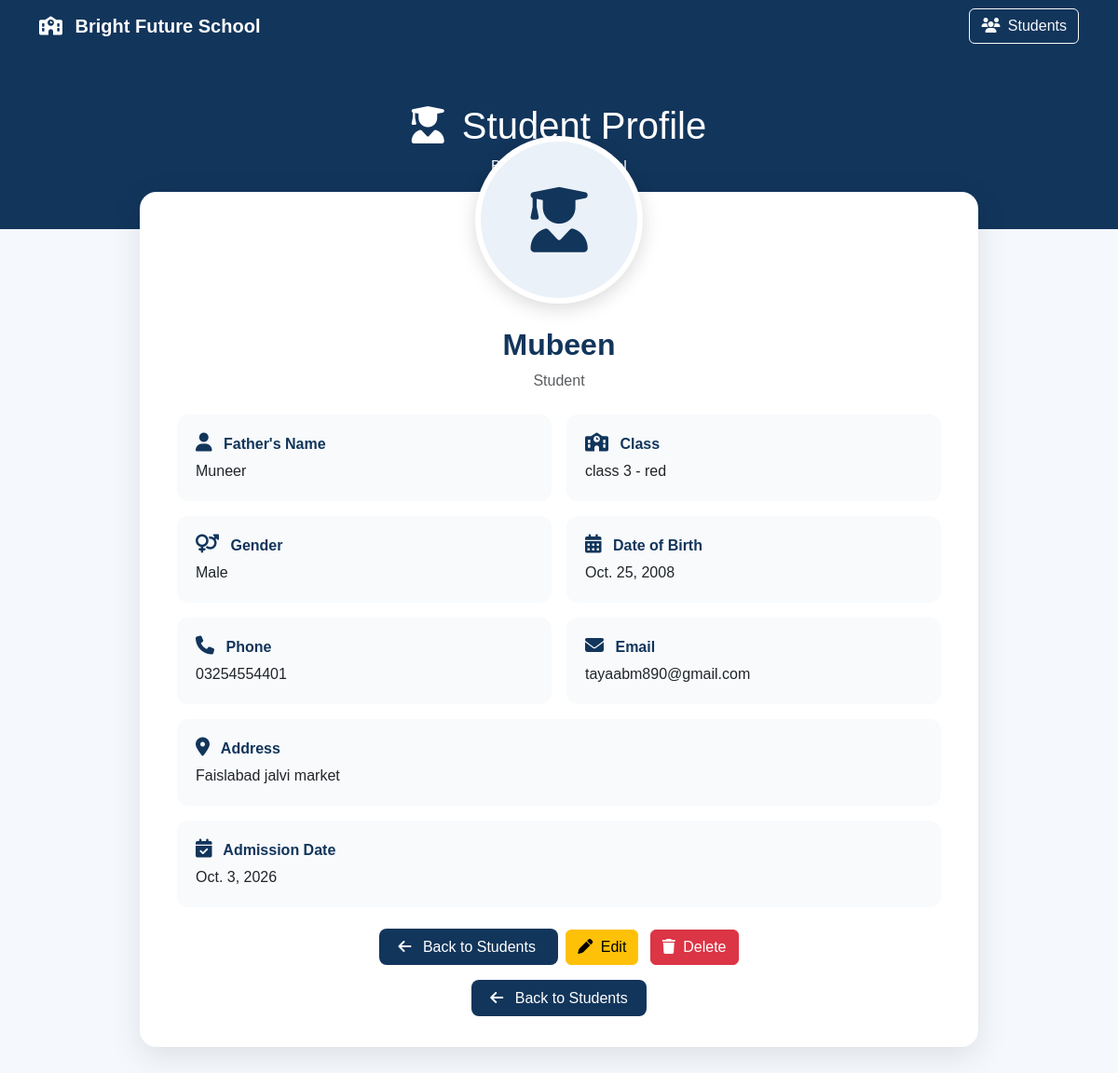
The app's page /students/1/ with its own data.
### schoolapp/models.py (models this page shows, shortened)
class Student(models.Model):
    GENDER_CHOICES = [
        ('Male', 'Male'),
        ('Female', 'Female'),
    ]
    name = models.CharField(max_length=150)
    father_name = models.CharField(max_length=150)
    email = models.EmailField(blank=True)
    phone = models.CharField(max_length=20)
    date_of_birth = models.DateField()
    gender = models.CharField(
        max_length=10,
        choices=GENDER_CHOICES
    )
    school_class = models.ForeignKey(
        SchoolClass,
        on_delete=models.SET_NULL,
        null=True,
        blank=True,
        related_name='students'
    )
    address = models.TextField()
    photo = models.ImageField(
        upload_to='students/',
        blank=True,
        null=True
    )
    admission_date = models.DateField(
        auto_now_add=True
    )

class SchoolClass(models.Model):
    name = models.CharField(max_length=20)
    section = models.CharField(max_length=20)
    def __str__(self):
        return f"{self.name} - {self.section}"

### schoolapp/views.py (the view)
# urls.py: path('students/<int:student_id>/', views.student_profile, name='student_profile'),
def student_profile(request, student_id):
    student = get_object_or_404(
        Student,
        id=student_id
    )
    return render(
        request,
        'schoolapp/student_profile.html',
        {
            'student': student
        }
    )

### templates/schoolapp/student_profile.html (shortened to what this page needs)
<!DOCTYPE html>
<html lang="en">
<head>
    <link
        href="https://cdn.jsdelivr.net/npm/bootstrap@5.3.3/dist/css/bootstrap.min.css"
        rel="stylesheet"
    >
    <link
        rel="stylesheet"
        href="https://cdnjs.cloudflare.com/ajax/libs/font-awesome/6.5.2/css/all.min.css"
    >
</head>
<body>
<nav class="navbar navbar-dark">
    <div class="container">
        <a class="navbar-brand"
           href="{% url 'home' %}">
            <i class="fa-solid fa-school me-2"></i>
            Bright Future School
        </a>
        <a href="{% url 'student_list' %}"
           class="btn btn-outline-light">
            <i class="fa-solid fa-users me-1"></i>
            Students
        </a>
    </div>
</nav>
<section class="profile-header">
    <h1>
        <i class="fa-solid fa-user-graduate me-2"></i>
        Student Profile
    </h1>
    <p class="mb-0">
    </p>
</section>
<div class="container">
    <div class="profile-box">
        {% if student.photo %}
            <img
                src="{{ student.photo.url }}"
                alt="{{ student.name }}"
                class="student-photo"
            >
        {% else %}
            <div class="no-photo">
                <i class="fa-solid fa-user-graduate"></i>
            </div>
        {% endif %}
        <h2 class="text-center student-name">
            {{ student.name }}
        </h2>
        <p class="text-center text-muted mb-4">
            Student
        </p>
        <div class="row g-3">
            <div class="col-md-6">
                <div class="info-card">
                    <div class="info-title">
                        <i class="fa-solid fa-user info-icon"></i>
                        Father's Name
                    </div>
                    <div>
                        {{ student.father_name }}
                    </div>
                </div>
            </div>
            <div class="col-md-6">
                <div class="info-card">
                    <div class="info-title">
                        <i class="fa-solid fa-school info-icon"></i>
                        Class
                    </div>
                    <div>
                        {% if student.school_class %}
                            {{ student.school_class }}
                        {% else %}
                            Not Assigned
                        {% endif %}
                    </div>
                </div>
            </div>
            <div class="col-md-6">
                <div class="info-card">
                    <div class="info-title">
                        <i class="fa-solid fa-venus-mars info-icon"></i>
                        Gender
                    </div>
                    <div>
                        {{ student.gender }}
                    </div>
                </div>
            </div>
            <div class="col-md-6">
                <div class="info-card">
                    <div class="info-title">
                        <i class="fa-solid fa-calendar-days info-icon"></i>
                        Date of Birth
                    </div>
                    <div>
                        {{ student.date_of_birth }}
                    </div>
                </div>
            </div>
            <div class="col-md-6">
                <div class="info-card">
                    <div class="info-title">
                        <i class="fa-solid fa-phone info-icon"></i>
                        Phone
                    </div>
                    <div>
                        {{ student.phone }}
                    </div>
                </div>
            </div>
            <div class="col-md-6">
                <div class="info-card">
                    <div class="info-title">
                        <i class="fa-solid fa-envelope info-icon"></i>
                        Email
                    </div>
                    <div>
                        {% if student.email %}
                            {{ student.email }}
                        {% else %}
                            Not Provided
                        {% endif %}
                    </div>
                </div>
            </div>
            <div class="col-12">
                <div class="info-card">
                    <div class="info-title">
                        <i class="fa-solid fa-location-dot info-icon"></i>
                        Address
                    </div>
                    <div>
                        {{ student.address }}
                    </div>
                </div>
            </div>
            <div class="col-12">
                <div class="info-card">
                    <div class="info-title">
                        <i class="fa-solid fa-calendar-check info-icon"></i>
                        Admission Date
                    </div>
                    <div>
                        {{ student.admission_date }}
                    </div>
                </div>
            </div>
        </div>
<div class="text-center mt-4">
    <a
        href="{% url 'student_list' %}"
        class="back-btn"
    >
        <i class="fa-solid fa-arrow-left me-2"></i>
        Back to Students
    </a>
    <a
        href="{% url 'edit_student' student.id %}"
        class="btn btn-warning ms-2"
    >
        <i class="fa-solid fa-pen me-1"></i>
        Edit
    </a>
    <a
        href="{% url 'delete_student' student.id %}"
        class="btn btn-danger ms-2"
    >
        <i class="fa-solid fa-trash me-1"></i>
        Delete
    </a>
</div>
        <div class="text-center mt-4">
            <a
                href="{% url 'student_list' %}"
                class="back-btn"
            >
                <i class="fa-solid fa-arrow-left me-2"></i>
                Back to Students
            </a>
        </div>
    </div>
</div>
</body>
</html>

### templates/schoolapp/student_profile.html (style rules this page uses)
body { background: #f5f8fc; font-family: Arial, sans-serif; }
.navbar { background: #12355b; }
.navbar-brand { color: white !important; font-weight: 700; }
.profile-header { background: #12355b; color: white; padding: 55px 20px; text-align: center; }
.profile-box { max-width: 900px; margin: -40px auto 50px; position: relative; background: white; border-radius: 18px; padding: 40px; box-shadow: 0 10px 35px rgba(0,0,0,0.10); }
.no-photo { width: 180px; height: 180px; border-radius: 50%; background: #eaf1f8; color: #12355b; display: flex; align-items: center; justify-content: center; font-size: 70px; margin: -100px auto 25px; border: 6px solid white; box-shadow: 0 5px 20px rgba(0,0,0,0.15); }
.student-name { color: #12355b; font-weight: 700; }
.info-card { background: #f8fafc; border-radius: 12px; padding: 20px; height: 100%; }
.info-icon { color: #12355b; font-size: 20px; margin-right: 8px; }
.info-title { color: #12355b; font-weight: 700; margin-bottom: 5px; }
.back-btn { background: #12355b; color: white; padding: 11px 20px; border-radius: 8px; text-decoration: none; }

### records on screen
Student: name "Mubeen", father_name "Muneer", school_class "class 3 - red", gender "Male", date_of_birth "Oct. 25, 2008", phone "03254554401", email "tayaabm890@gmail.com", address "Faislabad jalvi market", admission_date "Oct. 3, 2026"
